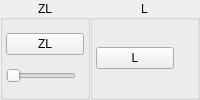
              <widget class="QWidget" name="buttonShoulderButtonsLeft" native="true">
               <layout class="QHBoxLayout" name="horizontalLayout_6">
                <property name="spacing">
                 <number>0</number>
                </property>
                <property name="leftMargin">
                 <number>0</number>
                </property>
                <property name="topMargin">
                 <number>0</number>
                </property>
                <property name="rightMargin">
                 <number>0</number>
                </property>
                <property name="bottomMargin">
                 <number>0</number>
                </property>
                <item>
                 <widget class="QGroupBox" name="buttonShoulderButtonsButtonZLGroup">
                  <property name="sizePolicy">
                   <sizepolicy hsizetype="Maximum" vsizetype="Preferred">
                    <horstretch>0</horstretch>
                    <verstretch>0</verstretch>
                   </sizepolicy>
                  </property>
                  <property name="title">
                   <string>ZL</string>
                  </property>
                  <property name="alignment">
                   <set>Qt::AlignmentFlag::AlignCenter</set>
                  </property>
                  <layout class="QVBoxLayout" name="buttonShoulderButtonsZLVerticalLayout">
                   <property name="spacing">
                    <number>3</number>
                   </property>
                   <property name="leftMargin">
                    <number>3</number>
                   </property>
                   <property name="topMargin">
                    <number>3</number>
                   </property>
                   <property name="rightMargin">
                    <number>3</number>
                   </property>
                   <property name="bottomMargin">
                    <number>3</number>
                   </property>
                   <item>
                    <widget class="QPushButton" name="buttonZL">
                     <property name="minimumSize">
                      <size>
                       <width>70</width>
                       <height>0</height>
                      </size>
                     </property>
                     <property name="maximumSize">
                      <size>
                       <width>68</width>
                       <height>16777215</height>
                      </size>
                     </property>
                     <property name="styleSheet">
                      <string notr="true">min-width: 76px;</string>
                     </property>
                     <property name="text">
                      <string>ZL</string>
                     </property>
                    </widget>
                   </item>
                   <item>
                    <widget class="QSlider" name="sliderZLThreshold">
                     <property name="maximumSize">
                      <size>
                       <width>70</width>
                       <height>15</height>
                      </size>
                     </property>
                     <property name="maximum">
                      <number>100</number>
                     </property>
                     <property name="orientation">
                      <enum>Qt::Orientation::Horizontal</enum>
                     </property>
                    </widget>
                   </item>
                  </layout>
                 </widget>
                </item>
                <item>
                 <widget class="QGroupBox" name="buttonShoulderButtonsButtonLGroup">
                  <property name="title">
                   <string>L</string>
                  </property>
                  <property name="alignment">
                   <set>Qt::AlignmentFlag::AlignCenter</set>
                  </property>
                  <layout class="QVBoxLayout" name="buttonShoulderButtonsLVerticalLayout">
                   <property name="spacing">
                    <number>3</number>
                   </property>
                   <property name="leftMargin">
                    <number>3</number>
                   </property>
                   <property name="topMargin">
                    <number>3</number>
                   </property>
                   <property name="rightMargin">
                    <number>3</number>
                   </property>
                   <property name="bottomMargin">
                    <number>3</number>
                   </property>
                   <item>
                    <widget class="QPushButton" name="buttonL">
                     <property name="minimumSize">
                      <size>
                       <width>70</width>
                       <height>0</height>
                      </size>
                     </property>
                     <property name="maximumSize">
                      <size>
                       <width>68</width>
                       <height>16777215</height>
                      </size>
                     </property>
                     <property name="styleSheet">
                      <string notr="true">min-width: 76px;</string>
                     </property>
                     <property name="text">
                      <string>L</string>
                     </property>
                    </widget>
                   </item>
                  </layout>
                 </widget>
                </item>
               </layout>
              </widget>
